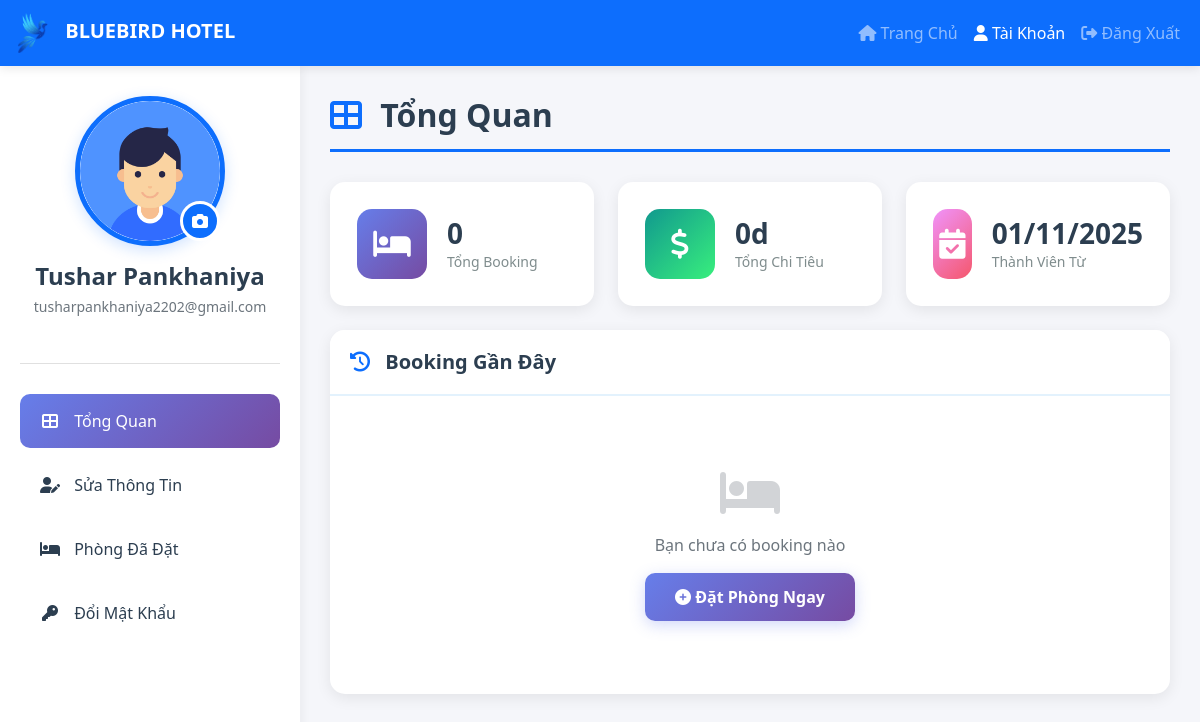
Screenshot of /user/profile.php (signed in) with the database file from the repository.
### tables this page shows
CREATE TABLE `signup` (
  `UserID` int(100) NOT NULL,
  `Username` varchar(50) NOT NULL,
  `Email` varchar(50) NOT NULL,
  `Password` varchar(50) NOT NULL,
  `avatar` varchar(255) DEFAULT 'default-avatar.png',
  `phone` varchar(20) DEFAULT NULL,
  `address` varchar(255) DEFAULT NULL,
  `created_at` timestamp NOT NULL DEFAULT CURRENT_TIMESTAMP
);

### user/profile.php (the view, shortened to what this page needs)
<?php
$usermail = $_SESSION['usermail'];
$sql = "SELECT * FROM signup WHERE Email = '$usermail'";
$result = mysqli_query($conn, $sql);
$user = mysqli_fetch_array($result);
$total_bookings_sql = "SELECT COUNT(*) as total FROM roombook WHERE Email = '$usermail'";
$total_bookings_result = mysqli_query($conn, $total_bookings_sql);
$total_bookings = mysqli_fetch_array($total_bookings_result)['total'];
$total_spent_sql = "SELECT SUM(finaltotal) as total FROM payment WHERE Email = '$usermail'";
$total_spent_result = mysqli_query($conn, $total_spent_sql);
$total_spent = mysqli_fetch_array($total_spent_result)['total'] ?? 0;
$recent_bookings_sql = "SELECT rb.*,
                               pt.status as payment_status,
                               pt.transaction_id,
                               pt.gateway
                        FROM roombook rb
                        LEFT JOIN payment_transactions pt ON rb.id = pt.booking_id
                        WHERE rb.Email = '$usermail'
                        ORDER BY rb.id DESC
                        LIMIT 5";
$recent_bookings_result = mysqli_query($conn, $recent_bookings_sql);
?>
<!DOCTYPE html>
<html lang="vi">
<head>
    <link href="https://cdn.jsdelivr.net/npm/bootstrap@5.0.2/dist/css/bootstrap.min.css" rel="stylesheet">
    <link rel="stylesheet" href="https://cdnjs.cloudflare.com/ajax/libs/font-awesome/6.2.0/css/all.min.css"/>
    <link rel="stylesheet" href="./css/profile.css">
</head>
<body>
    <nav class="navbar navbar-expand-lg navbar-dark bg-primary">
        <div class="container-fluid">
            <a class="navbar-brand" href="../index.php">
                <img src="../image/bluebirdlogo.png" alt="logo" height="40" class="me-2">
                <strong>BLUEBIRD HOTEL</strong>
            </a>
            <div class="collapse navbar-collapse" id="navbarNav">
                <ul class="navbar-nav ms-auto">
                    <li class="nav-item">
                        <a class="nav-link" href="../index.php"><i class="fas fa-home"></i> Trang Chủ</a>
                    </li>
                    <li class="nav-item">
                        <a class="nav-link active" href="profile.php"><i class="fas fa-user"></i> Tài Khoản</a>
                    </li>
                    <li class="nav-item">
                        <a class="nav-link" href="../logout.php"><i class="fas fa-sign-out-alt"></i> Đăng Xuất</a>
                    </li>
                </ul>
            </div>
        </div>
    </nav>
    <div class="container-fluid">
        <div class="row">
            <div class="col-md-3 sidebar">
                <div class="profile-section text-center">
                    <div class="avatar-container">
                        <img src="<?php echo !empty($user['avatar']) ? './uploads/avatars/'.$user['avatar'] : '../image/Profile.png'; ?>"
                             alt="Avatar" class="avatar" id="avatarPreview">
                        <div class="avatar-overlay">
                            <a href="#" data-bs-toggle="modal" data-bs-target="#uploadAvatarModal">
                                <i class="fas fa-camera"></i>
                            </a>
                        </div>
                    </div>
                    <h4 class="mt-3"><?php echo htmlspecialchars($user['Username']); ?></h4>
                    <p class="text-muted"><?php echo htmlspecialchars($user['Email']); ?></p>
                </div>
                <div class="menu-section">
                    <a href="#overview" class="menu-item active" onclick="showSection('overview')">
                        <i class="fas fa-th-large"></i> Tổng Quan
                    </a>
                    <a href="#edit-profile" class="menu-item" onclick="showSection('edit-profile')">
                        <i class="fas fa-user-edit"></i> Sửa Thông Tin
                    </a>
                    <a href="#my-bookings" class="menu-item" onclick="showSection('my-bookings')">
                        <i class="fas fa-bed"></i> Phòng Đã Đặt
                    </a>
                    <a href="#change-password" class="menu-item" onclick="showSection('change-password')">
                        <i class="fas fa-key"></i> Đổi Mật Khẩu
                    </a>
                </div>
            </div>
            <div class="col-md-9 content-area">
                <div id="overview" class="content-section active">
                    <h2 class="section-title"><i class="fas fa-th-large"></i> Tổng Quan</h2>
                    <div class="row mb-4">
                        <div class="col-md-4">
                            <div class="stat-card">
                                <div class="stat-icon bg-primary">
                                    <i class="fas fa-bed"></i>
                                </div>
                                <div class="stat-details">
                                    <h3><?php echo $total_bookings; ?></h3>
                                    <p>Tổng Booking</p>
                                </div>
                            </div>
                        </div>
                        <div class="col-md-4">
                            <div class="stat-card">
                                <div class="stat-icon bg-success">
                                    <i class="fas fa-dollar-sign"></i>
                                </div>
                                <div class="stat-details">
                                    <h3><?php echo number_format($total_spent, 0, ',', '.') . 'd'; ?></h3>
                                    <p>Tổng Chi Tiêu</p>
                                </div>
                            </div>
                        </div>
                        <div class="col-md-4">
                            <div class="stat-card">
                                <div class="stat-icon bg-warning">
                                    <i class="fas fa-calendar-check"></i>
                                </div>
                                <div class="stat-details">
                                    <h3><?php echo date('d/m/Y', strtotime($user['created_at'])); ?></h3>
                                    <p>Thành Viên Từ</p>
                                </div>
                            </div>
                        </div>
                    </div>
                    <div class="card">
                        <div class="card-header">
                            <h5><i class="fas fa-history"></i> Booking Gần Đây</h5>
                        </div>
                        <div class="card-body">
                            <?php if(mysqli_num_rows($recent_bookings_result) > 0): ?>
                                <div class="table-responsive">
                                    <table class="table table-hover">
                                        <thead>
                                            <tr>
                                                <th>ID</th>
                                                <th>Loại Phòng</th>
                                                <th>Số Phòng</th>
                                                <th>Check-In</th>
                                                <th>Check-Out</th>
                                                <th>Số Ngày</th>
                                                <th>Trạng Thái</th>
                                                <th>Thanh Toán</th>
                                            </tr>
                                        </thead>
                                        <tbody>
                                            <?php
                                            $row_number = 1;
                                            while($booking = mysqli_fetch_array($recent_bookings_result)):
                                                $noofdays = $booking['nodays'] ?? 0;
                                                if($noofdays == 0 && !empty($booking['cin']) && !empty($booking['cout'])) {
                                                    $noofdays = (strtotime($booking['cout']) - strtotime($booking['cin'])) / (60 * 60 * 24);
                                                }
                                                $payment_status = $booking['payment_status'] ?? 'pending';
                                                $payment_badge = 'secondary';
                                                $payment_text = 'Chưa thanh toán';
                                                if($payment_status == 'success' || $payment_status == 'completed') {
                                                    $payment_badge = 'success';
                                                    $payment_text = 'Đã thanh toán';
                                                } elseif($payment_status == 'failed') {
                                                    $payment_badge = 'danger';
                                                    $payment_text = 'Thất bại';
                                                }
                                            ?>
                                                <tr>
                                                    <td><?php echo $row_number++; ?></td>
                                                    <td><?php echo htmlspecialchars($booking['RoomType']); ?></td>
                                                    <td>
                                                        <?php
                                                        $roomNumbers = $booking['room_numbers'] ?? null;
                                                        if($roomNumbers) {
                                                            echo "<span style='color: #0d6efd; font-weight: 600;'>$roomNumbers</span>";
                                                        } else {
                                                            echo "<span style='color: #999;'>-</span>";
                                                        }
                                                        ?>
                                                    </td>
                                                    <td><?php echo date('d/m/Y', strtotime($booking['cin'])); ?></td>
                                                    <td><?php echo date('d/m/Y', strtotime($booking['cout'])); ?></td>
                                                    <td><?php echo $noofdays; ?> ngày</td>
                                                    <td>
                                                        <span class="badge bg-<?php echo $booking['stat'] == 'Confirm' ? 'success' : 'warning'; ?>">
                                                            <?php echo $booking['stat']; ?>
                                                        </span>
                                                    </td>
                                                    <td>
                                                        <?php if($payment_status == 'pending' || empty($payment_status)): ?>
                                                            <a href="../payment/index.php?id=<?php echo $booking['id']; ?>"
                                                               class="badge bg-<?php echo $payment_badge; ?> text-decoration-none"
                                                               style="cursor: pointer; transition: all 0.3s;"
                                                               onmouseover="this.style.transform='scale(1.05)'; this.style.opacity='0.8';"
                                                               onmouseout="this.style.transform='scale(1)'; this.style.opacity='1';">
                                                                <i class="fas fa-credit-card"></i>
                                                                <?php echo $payment_text; ?> →
                                                            </a>
                                                        <?php else: ?>
                                                            <span class="badge bg-<?php echo $payment_badge; ?>">
                                                                <?php echo $payment_text; ?>
                                                            </span>
                                                        <?php endif; ?>
                                                    </td>
                                                </tr>
                                            <?php endwhile; ?>
                                        </tbody>
                                    </table>
                                </div>
                                <div class="text-center mt-3">
                                    <a href="#my-bookings" class="btn btn-primary" onclick="showSection('my-bookings')">Xem Tất Cả <i class="fas fa-arrow-right"></i></a>
                                </div>
                            <?php else: ?>
                                <div class="text-center py-5">
                                    <i class="fas fa-bed fa-3x text-muted mb-3"></i>
                                    <p class="text-muted">Bạn chưa có booking nào</p>
                                    <a href="../index.php#secondsection" class="btn btn-primary">
                                        <i class="fas fa-plus-circle"></i> Đặt Phòng Ngay
                                    </a>
                                </div>
                            <?php endif; ?>
                        </div>
                    </div>
                </div>
            </div>
        </div>
    </div>
</body>
</html>

### rows the page displays
signup: avatar (placeholder picture), Username "Tushar Pankhaniya", Email "tusharpankhaniya2202@gmail.com", created_at "01/11/2025"

### other values shown
$total_bookings "0"
$total_spent "0"
